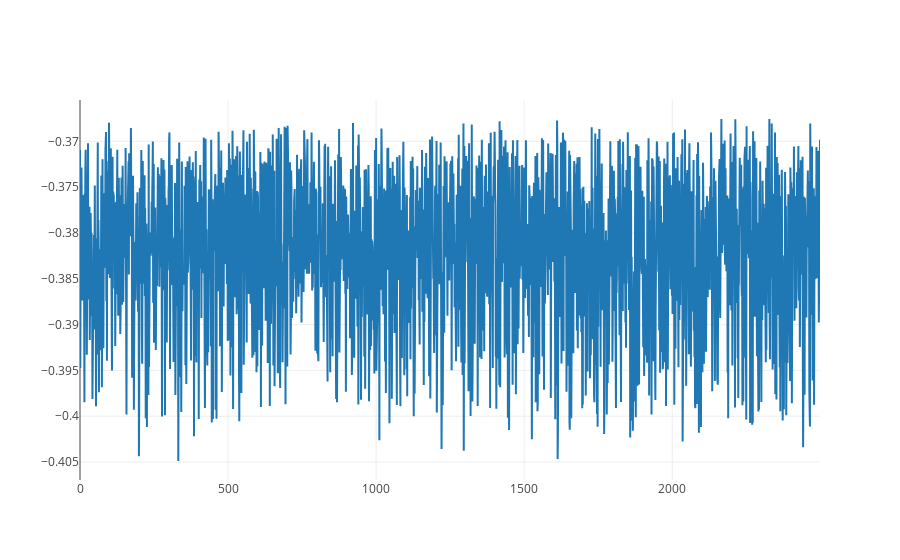

Notebook code cell kept with this figure:
### Code cell
hist1 = go.Scatter(x = list(range(angles.shape[0])), y=angles[:,0,15])
#hist1 = go.Histogram(x = angles[:,0,5])
pyo.iplot([hist1])

### Figure 1 — Plotly figure (JSON) as saved in the notebook; plotly's stock layout.template omitted (floating-point values rounded to 4 significant figures; data arrays with more than 128 entries replaced by an {"elided": "..."} marker saying what was removed)
{"data": [{"type": "scatter", "x": {"elided": "2500 int values"}, "y": {"elided": "2500 float values"}}], "layout": {}}
